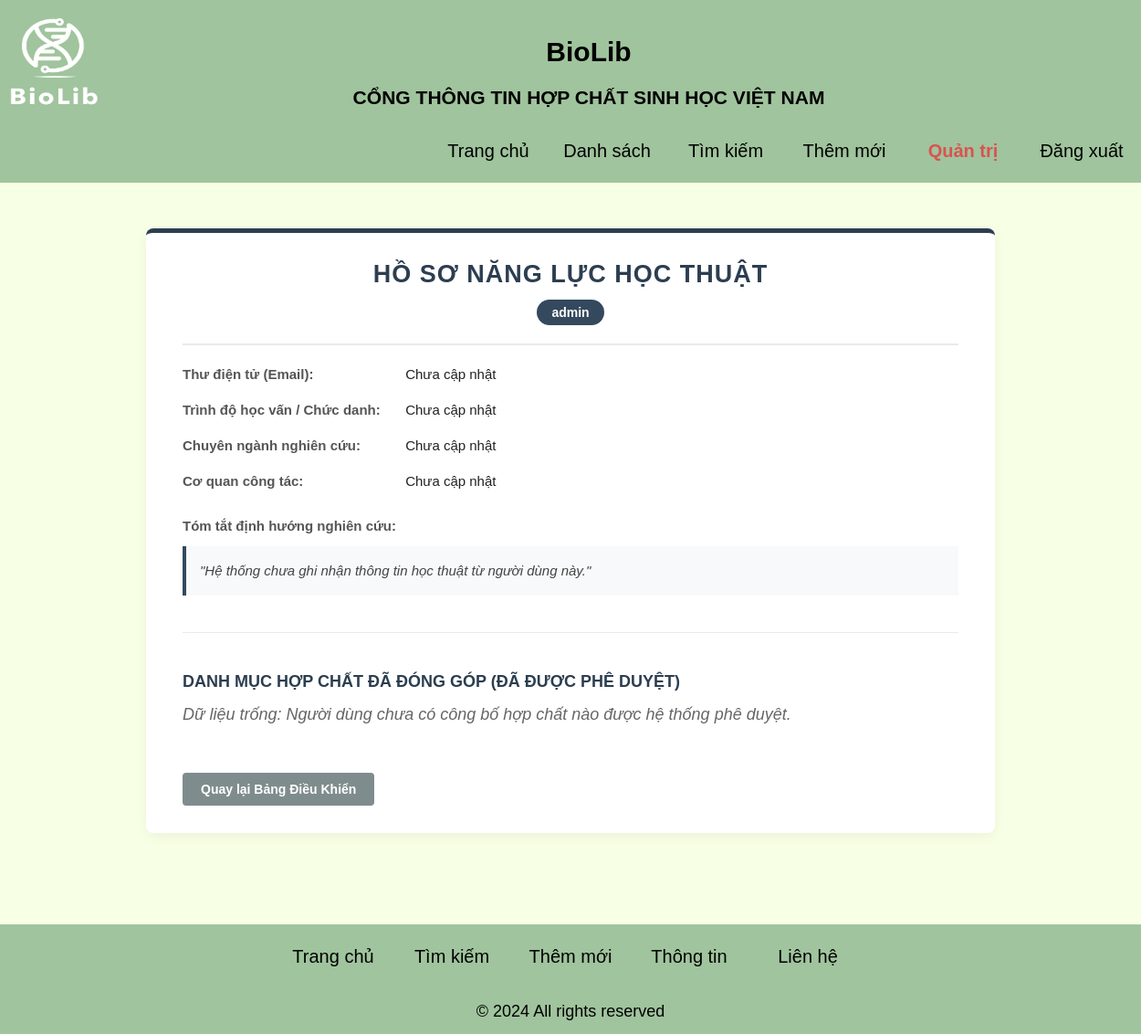
The page /view_user.php?id=7 (signed in) on the database as committed earlier.
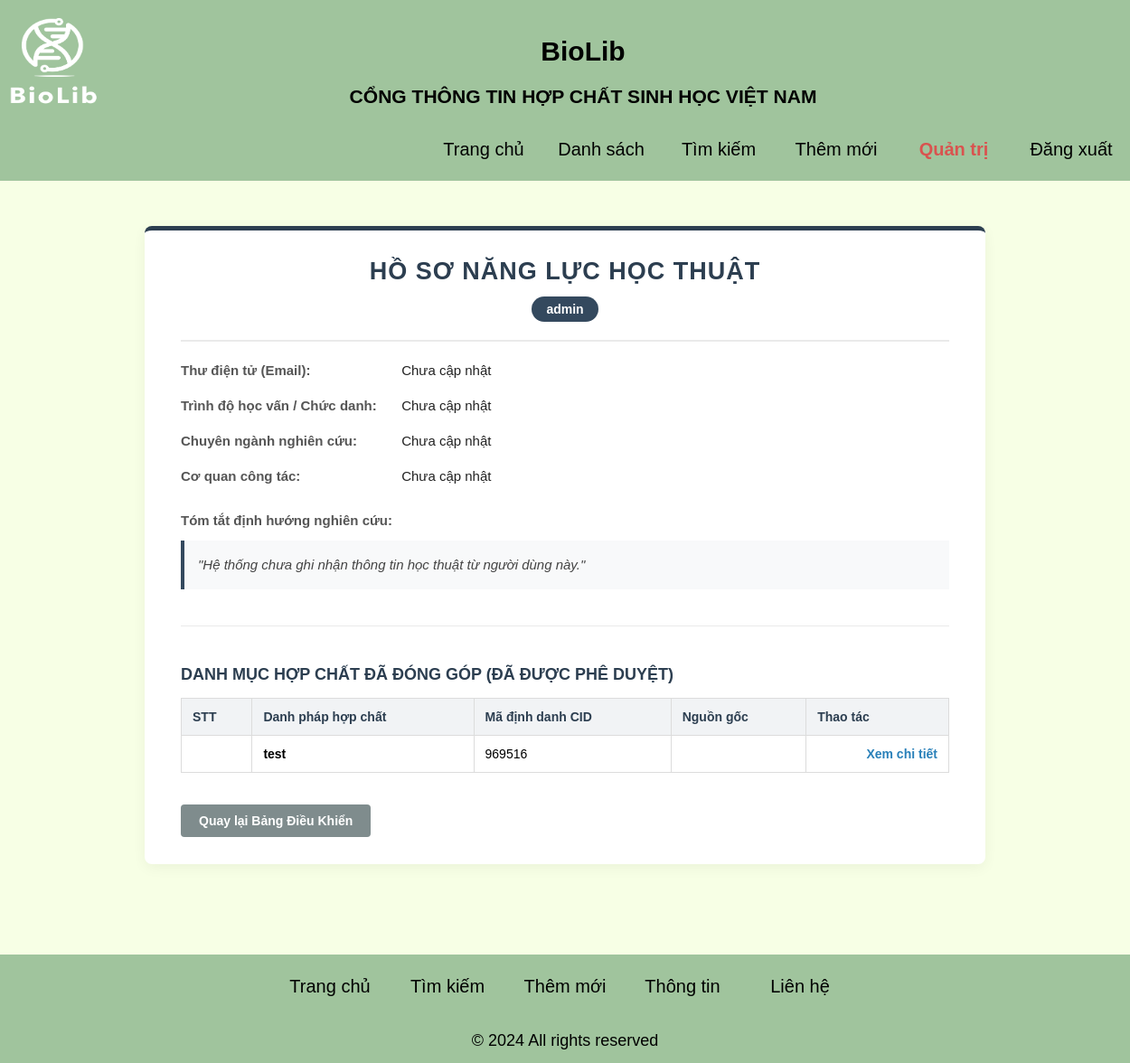
The same page on the database as committed later.
### tables this page shows
CREATE TABLE `compoundbiolib` (
  `stt` int(11) NOT NULL,
  `name` varchar(255) NOT NULL,
  `cid` int(20) NOT NULL,
  `smiles` varchar(255) DEFAULT NULL,
  `benefit` varchar(255) DEFAULT NULL,
  `weakness` varchar(255) DEFAULT NULL,
  `origin` varchar(255) DEFAULT NULL,
  `purpose` varchar(255) DEFAULT NULL,
  `doi` varchar(255) DEFAULT NULL,
  `new_stt` int(11) DEFAULT NULL,
  `status` varchar(50) DEFAULT 'pending',
  `created_by` int(10) DEFAULT NULL,
  `edit_of` int(11) DEFAULT NULL
);

### view_user.php (the view, shortened to what this page needs)
<?php
include_once 'connectdb.php';
$user_id = mysqli_real_escape_string($conn, $_GET['id']);
$sql_user = "SELECT * FROM users WHERE id = '$user_id'";
$result_user = mysqli_query($conn, $sql_user);
$user = mysqli_fetch_assoc($result_user);
$sql_compounds = "SELECT stt, new_stt, name, cid, origin FROM compoundbiolib
                  WHERE created_by = '$user_id' AND status = 'approved'
                  ORDER BY stt DESC";
$result_compounds = mysqli_query($conn, $sql_compounds);
include_once 'header.php';
?>
<!DOCTYPE html>
<html lang="vi">
<head>
</head>
<body>
    <div class="profile-container">
        <div class="profile-header">
            <h2>Hồ Sơ Năng Lực Học Thuật</h2>
            <div class="badge">
                <?php echo htmlspecialchars($user['fullname'] ? $user['fullname'] : $user['username']); ?>
            </div>
        </div>
        <div class="info-group">
            <span class="info-label">Thư điện tử (Email):</span>
            <span class="info-value"><?php echo htmlspecialchars($user['email'] ? $user['email'] : 'Chưa cập nhật'); ?></span>
        </div>
        <div class="info-group">
            <span class="info-label">Trình độ học vấn / Chức danh:</span>
            <span class="info-value"><?php echo htmlspecialchars($user['academic_level'] ? $user['academic_level'] : 'Chưa cập nhật'); ?></span>
        </div>
        <div class="info-group">
            <span class="info-label">Chuyên ngành nghiên cứu:</span>
            <span class="info-value"><?php echo htmlspecialchars($user['major'] ? $user['major'] : 'Chưa cập nhật'); ?></span>
        </div>
        <div class="info-group">
            <span class="info-label">Cơ quan công tác:</span>
            <span class="info-value"><?php echo htmlspecialchars($user['institution'] ? $user['institution'] : 'Chưa cập nhật'); ?></span>
        </div>
        <div class="info-group" style="margin-top: 25px;">
            <span class="info-label" style="width: 100%;">Tóm tắt định hướng nghiên cứu:</span>
            <div class="statement-box">
                "<?php echo nl2br(htmlspecialchars($user['academic_statement'] ? $user['academic_statement'] : 'Hệ thống chưa ghi nhận thông tin học thuật từ người dùng này.')); ?>"
            </div>
        </div>
        <div class="compound-list-section">
            <h3>Danh Mục Hợp Chất Đã Đóng Góp (Đã Được Phê Duyệt)</h3>
            <?php if (mysqli_num_rows($result_compounds) > 0): ?>
                <table class="compound-table">
                    <thead>
                        <tr>
                            <th>STT</th>
                            <th>Danh pháp hợp chất</th>
                            <th>Mã định danh CID</th>
                            <th>Nguồn gốc</th>
                            <th>Thao tác</th>
                        </tr>
                    </thead>
                    <tbody>
                        <?php while($row = mysqli_fetch_assoc($result_compounds)): ?>
                        <tr>
                            <td><?php echo htmlspecialchars($row['new_stt']); ?></td>
                            <td><strong><?php echo htmlspecialchars($row['name']); ?></strong></td>
                            <td><?php echo htmlspecialchars($row['cid']); ?></td>
                            <td><?php echo htmlspecialchars($row['origin']); ?></td>
                            <td>
                                <a href="edit.php?id=<?php echo urlencode($row['stt']); ?>" class="view-link">Xem chi tiết</a>
                            </td>
                        </tr>
                        <?php endwhile; ?>
                    </tbody>
                </table>
            <?php else: ?>
                <p style="color: #666; font-style: italic; margin-top: 15px;">Dữ liệu trống: Người dùng chưa có công bố hợp chất nào được hệ thống phê duyệt.</p>
            <?php endif; ?>
        </div>
        <a href="admin_dashboard.php" class="btn-back">Quay lại Bảng Điều Khiển</a>
    </div>
</body>
<?php include_once 'footer.php'; ?>
</html>

Rows that differ between the two databases and show on the page:
added compoundbiolib: name "test", cid "969516"
Other text that changed with them:
text no longer shown: "Dữ liệu trống: Người dùng chưa có công bố hợp chất nào được hệ thống phê duyệt."
text now shown: "STT Danh pháp hợp chất Mã định danh CID Nguồn gốc Thao tác"
